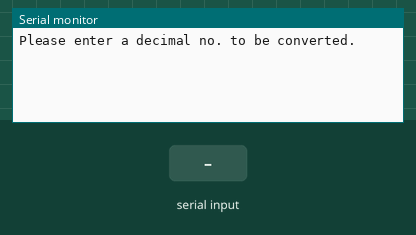
Bench run of a sketch on a simulated Arduino Uno, built with avr-gcc and run on an emulated ATmega328P. Parts: the last lines printed to the serial monitor. Inputs (shaded band) come from the test bench.

Above: at 1.2 s.
1.3 s: "90,45\n" received over Serial
At 2.3 s:
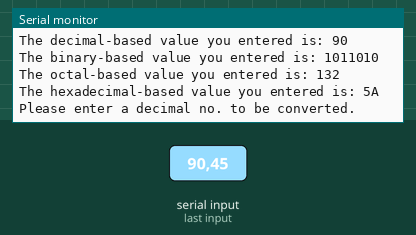
2.8 s: "30,150\n" received over Serial
At 3.5 s:
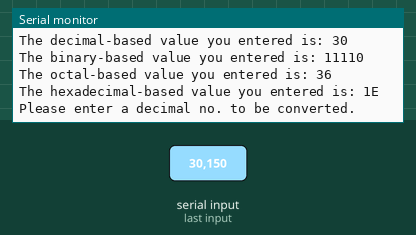
4.3 s: "5\n" received over Serial
At 5.5 s:
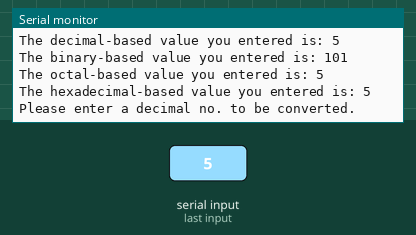
5.8 s: "200\n" received over Serial
At 6.9 s:
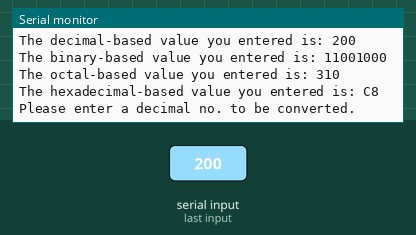
Timing chart, 0 to 8.3 s (numbered marks = the images above; inputs shaded):
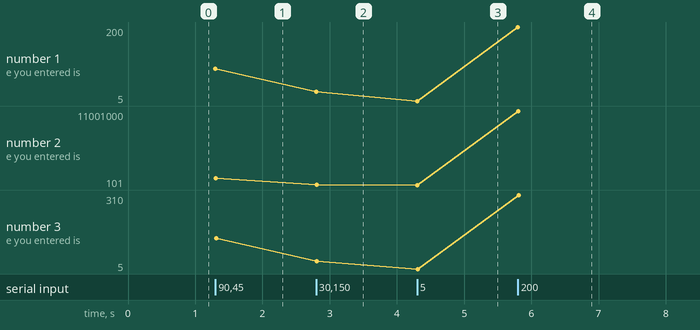

Measured:
- after the input at 1.3 s, the serial monitor: prints a new line at once (image 1)
- after the input at 2.8 s, the serial monitor: prints a new line at once (image 2)
- after the input at 4.3 s, the serial monitor: prints a new line at once (image 3)
- after the input at 5.8 s, the serial monitor: prints a new line at once (image 4)
- plotted number 1: 90 → 30 after the input at 2.8 s, 5 → 200 after the input at 5.8 s
- plotted number 2: 1011010 → 11110 after the input at 2.8 s, 11110 → 101 after the input at 4.3 s, 101 → 11001000 after the input at 5.8 s
- plotted number 3: 132 → 36 after the input at 2.8 s, 5 → 310 after the input at 5.8 s

The sketch:

Simple-Number-converter.ino
```cpp
// how much serial data we expect before a newline
const unsigned int MAX_INPUT = 50;

void input_message()
{
  Serial.println("Please enter a decimal no. to be converted.");
}

void setup ()
{
  Serial.begin (115200);
  input_message();

} // end of setup

// here to process incoming serial data after a terminator received
void process_data (char *data)
  {
    //Serial.println (data);
    String myString = data;
    Serial.println(myString);
    int val = myString.toInt();
    //Serial.println(val);
    Serial.print("The decimal-based value you entered is: ");    Serial.println (val,DEC);
    Serial.print("The binary-based value you entered is: ");   Serial.println (val,BIN);
    Serial.print("The octal-based value you entered is: ");    Serial.println (val,OCT);
    Serial.print("The hexadecimal-based value you entered is: ");      Serial.println (val,HEX);
    Serial.println();
    input_message();
  }  // end of process_data

void processIncomingByte (const byte inByte)
  {
  static char input_line [MAX_INPUT];
  static unsigned int input_pos = 0;

  switch (inByte)
    {

    case '\n':   // end of text
      input_line [input_pos] = 0;  // terminating null byte

      // terminator reached! process input_line here ...
      process_data (input_line);

      // reset buffer for next time
      input_pos = 0;
      break;

    case '\r':   // discard carriage return
      break;

    default:
      // keep adding if not full ... allow for terminating null byte
      if (input_pos < (MAX_INPUT - 1))
        input_line [input_pos++] = inByte;
      break;

    }  // end of switch

  } // end of processIncomingByte

void loop()
  {
  // if serial data available, process it
  while (Serial.available () > 0)
    processIncomingByte (Serial.read ());

  }  // end of loop
```
